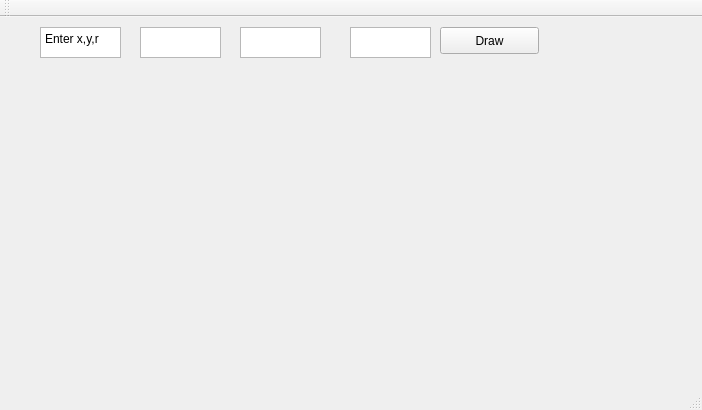
<?xml version="1.0" encoding="UTF-8"?>
<ui version="4.0">
 <class>MainWindow</class>
 <widget class="QMainWindow" name="MainWindow">
  <property name="geometry">
   <rect>
    <x>0</x>
    <y>0</y>
    <width>702</width>
    <height>410</height>
   </rect>
  </property>
  <property name="windowTitle">
   <string>MainWindow</string>
  </property>
  <widget class="QWidget" name="centralWidget">
   <widget class="QLabel" name="label">
    <property name="geometry">
     <rect>
      <x>20</x>
      <y>40</y>
      <width>671</width>
      <height>311</height>
     </rect>
    </property>
    <property name="text">
     <string/>
    </property>
   </widget>
   <widget class="QPlainTextEdit" name="plainTextEdit">
    <property name="geometry">
     <rect>
      <x>40</x>
      <y>10</y>
      <width>81</width>
      <height>31</height>
     </rect>
    </property>
    <property name="plainText">
     <string>Enter x,y,r</string>
    </property>
   </widget>
   <widget class="QTextEdit" name="textEdit">
    <property name="geometry">
     <rect>
      <x>140</x>
      <y>10</y>
      <width>81</width>
      <height>31</height>
     </rect>
    </property>
   </widget>
   <widget class="QTextEdit" name="textEdit_2">
    <property name="geometry">
     <rect>
      <x>240</x>
      <y>10</y>
      <width>81</width>
      <height>31</height>
     </rect>
    </property>
   </widget>
   <widget class="QTextEdit" name="textEdit_3">
    <property name="geometry">
     <rect>
      <x>350</x>
      <y>10</y>
      <width>81</width>
      <height>31</height>
     </rect>
    </property>
   </widget>
   <widget class="QPushButton" name="pushButton">
    <property name="geometry">
     <rect>
      <x>440</x>
      <y>10</y>
      <width>99</width>
      <height>27</height>
     </rect>
    </property>
    <property name="text">
     <string>Draw</string>
    </property>
   </widget>
  </widget>
  <widget class="QMenuBar" name="menuBar">
   <property name="geometry">
    <rect>
     <x>0</x>
     <y>0</y>
     <width>702</width>
     <height>25</height>
    </rect>
   </property>
  </widget>
  <widget class="QToolBar" name="mainToolBar">
   <attribute name="toolBarArea">
    <enum>TopToolBarArea</enum>
   </attribute>
   <attribute name="toolBarBreak">
    <bool>false</bool>
   </attribute>
  </widget>
  <widget class="QStatusBar" name="statusBar"/>
 </widget>
 <layoutdefault spacing="6" margin="11"/>
 <resources/>
 <connections/>
</ui>
